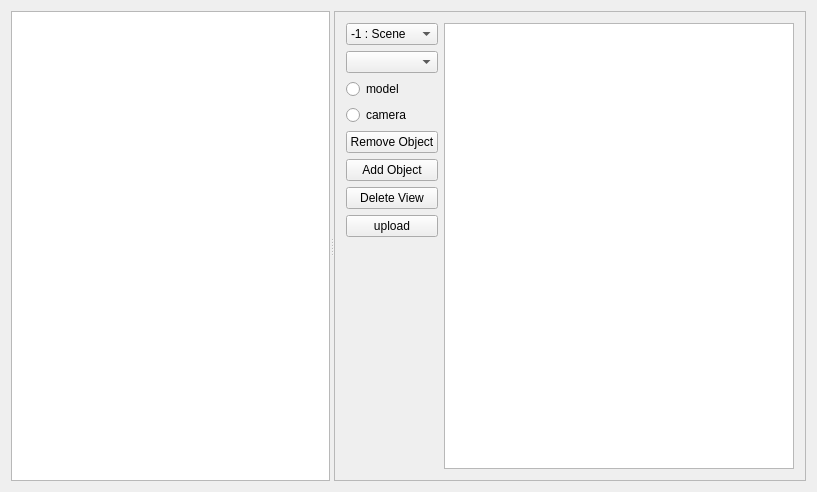
<?xml version="1.0" encoding="UTF-8"?>
<ui version="4.0">
 <class>MainWindow</class>
 <widget class="QMainWindow" name="MainWindow">
  <property name="geometry">
   <rect>
    <x>0</x>
    <y>0</y>
    <width>817</width>
    <height>492</height>
   </rect>
  </property>
  <property name="minimumSize">
   <size>
    <width>0</width>
    <height>0</height>
   </size>
  </property>
  <property name="windowTitle">
   <string>MainWindow</string>
  </property>
  <widget class="QWidget" name="centralWidget">
   <layout class="QVBoxLayout" name="verticalLayout_3">
    <item>
     <widget class="QSplitter" name="splitter_2">
      <property name="orientation">
       <enum>Qt::Horizontal</enum>
      </property>
      <widget class="QGraphicsView" name="sceneView"/>
      <widget class="QSplitter" name="splitter">
       <property name="orientation">
        <enum>Qt::Vertical</enum>
       </property>
       <widget class="QFrame" name="frame">
        <property name="frameShape">
         <enum>QFrame::StyledPanel</enum>
        </property>
        <property name="frameShadow">
         <enum>QFrame::Raised</enum>
        </property>
        <layout class="QVBoxLayout" name="verticalLayout_2">
         <item>
          <layout class="QHBoxLayout" name="horizontalLayout">
           <item>
            <layout class="QVBoxLayout" name="verticalLayout">
             <item>
              <widget class="QComboBox" name="modelChoiceButton">
               <item>
                <property name="text">
                 <string>-1 : Scene</string>
                </property>
               </item>
              </widget>
             </item>
             <item>
              <widget class="QComboBox" name="cameraChoiceButton"/>
             </item>
             <item>
              <widget class="QRadioButton" name="modelButton">
               <property name="text">
                <string>model</string>
               </property>
              </widget>
             </item>
             <item>
              <widget class="QRadioButton" name="cameraButton">
               <property name="text">
                <string>camera</string>
               </property>
              </widget>
             </item>
             <item>
              <widget class="QPushButton" name="removeSceneObjectButton">
               <property name="text">
                <string>Remove Object</string>
               </property>
              </widget>
             </item>
             <item>
              <widget class="QPushButton" name="addSceneObjectButton">
               <property name="text">
                <string>Add Object</string>
               </property>
              </widget>
             </item>
             <item>
              <widget class="QPushButton" name="deleteViewButton">
               <property name="text">
                <string>Delete View</string>
               </property>
              </widget>
             </item>
             <item>
              <widget class="QPushButton" name="pushButton">
               <property name="text">
                <string>upload</string>
               </property>
              </widget>
             </item>
             <item>
              <spacer name="verticalSpacer">
               <property name="orientation">
                <enum>Qt::Vertical</enum>
               </property>
               <property name="sizeHint" stdset="0">
                <size>
                 <width>20</width>
                 <height>40</height>
                </size>
               </property>
              </spacer>
             </item>
            </layout>
           </item>
           <item>
            <widget class="QListWidget" name="listWidget"/>
           </item>
          </layout>
         </item>
        </layout>
       </widget>
      </widget>
     </widget>
    </item>
   </layout>
  </widget>
  <action name="actionupload_model">
   <property name="text">
    <string>upload model</string>
   </property>
  </action>
 </widget>
 <layoutdefault spacing="6" margin="11"/>
 <resources/>
 <connections/>
</ui>
